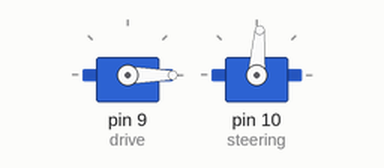
This sketch was run on a simulated Arduino Uno, built with avr-gcc and run on an emulated ATmega328P. Shown: 2 × servo.

Above: at 0.1 s.
At 1.2 s:
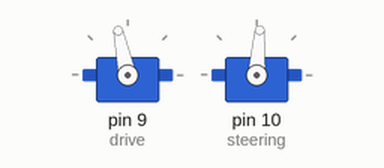
At 2.2 s:
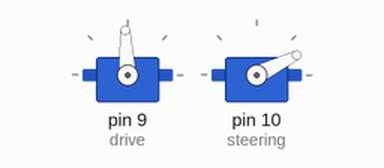
Timing chart, 0 to 4.6 s (numbered marks = the images above):
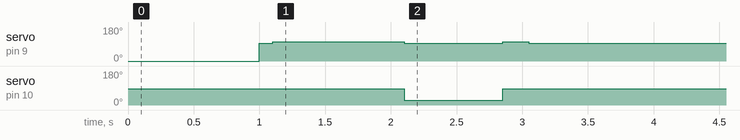

The sketch:

RegularTurn.ino
```cpp
#include <Servo.h>

Servo drive;
Servo steering;
int i;

void setup()
{
  // put your setup code here, to run once:
  drive.attach(9);
  steering.attach(10);
  //steering.writeMicroseconds(1500);
  steering.write(86);
  //arm ESC (electronic speed control).
  drive.writeMicroseconds(0);
  delay(1000);
  drive.writeMicroseconds(1500);
  delay(100);
  i = 0;
}

void loop()
{
  // put your main code here, to run repeatedly:
  while (i < 2)
  {
    drive.writeMicroseconds(1600);
    delay(1000);
    //steering.write(100);
    //delay(100);
    drive.writeMicroseconds(1500);
    steering.write(26);
    //drive.writeMicroseconds(1500);
    delay(750);
    steering.write(86);
    drive.writeMicroseconds(1600);
    delay(200);
    drive.writeMicroseconds(1500);
    //steering.write(44);


    delay(700);
    //steering.write(91);
    //
    //brakes the car

    i = 4;
  }
  steering.write(86);
  //drive.writeMicroseconds(1500);
}
```

Measured:
- by itself, servo on pin 9 (drive): goes 93° 0.10 s, 102° 1.0 s, 93° 0.75 s, 102° 0.20 s, then 93°
- by itself, servo on pin 10 (steering): 86° → 26° at 2.1 s, → 86° 0.75 s later
